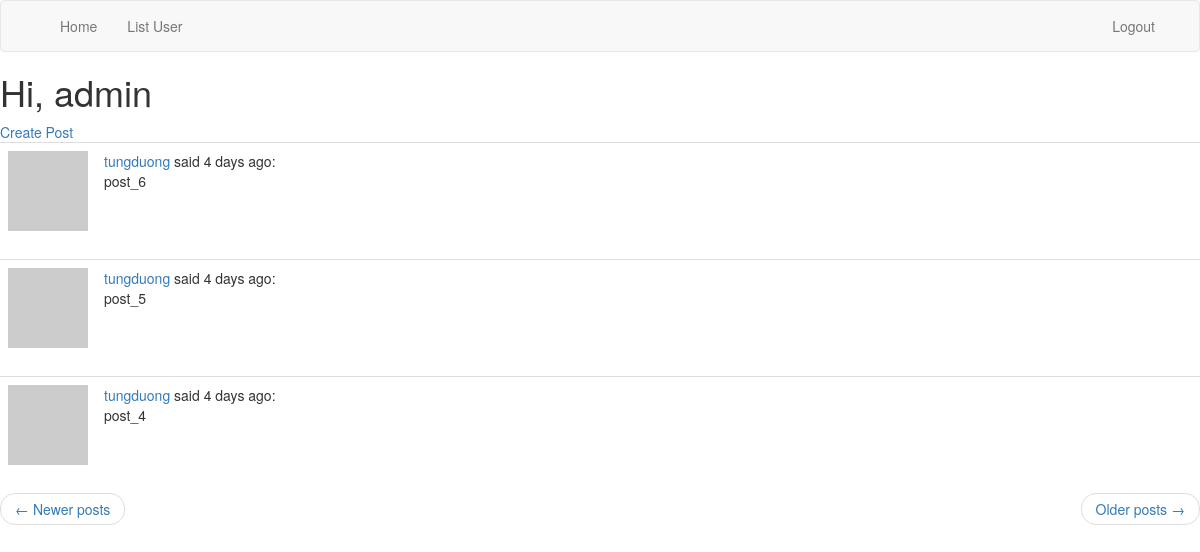
The page /index?page=2 (signed in) on the database its author committed.
### myblog/models.py (models this page shows, shortened)
class User(UserMixin, db.Model):
    id = db.Column(db.Integer, primary_key=True)
    username = db.Column(db.String(64), index=True, unique=True)
    email = db.Column(db.String(120), index=True, unique=True)
    password_hash = db.Column(db.String(128))
    posts = db.relationship('Post', backref='author', lazy='dynamic')
    def avatar(self, size):
        digest = md5(self.email.lower().encode('utf-8')).hexdigest()
        return 'https://www.gravatar.com/avatar/{}?d=identicon&s={}'.format(
            digest, size)
    about_me = db.Column(db.String(140))
    last_seen = db.Column(db.DateTime, default=datetime.utcnow)

class Post(db.Model):
    id = db.Column(db.Integer, primary_key=True)
    body = db.Column(db.String(140))
    timestamp = db.Column(db.DateTime, index=True, default=datetime.utcnow)
    user_id = db.Column(db.Integer, db.ForeignKey('user.id'))

### myblog/main/routes.py (the view)
@bp.route('/', methods=['GET', 'POST'])
@bp.route('/index', methods=['GET', 'POST'])
def index():
    page = request.args.get('page', 1, type=int)
    posts = Post.query.order_by(Post.timestamp.desc()).paginate(
        page, current_app.config['POSTS_PER_PAGE'], False)
    next_url = url_for('main.index', page=posts.next_num) \
        if posts.has_next else None
    prev_url = url_for('main.index', page=posts.prev_num) \
        if posts.has_prev else None
    return render_template("index.html", title='Home Page', posts=posts.items, next_url=next_url, prev_url=prev_url)

### myblog/main/routes.py (called while the page is built)
@bp.before_app_request
def before_request():
    if current_user.is_authenticated:
        current_user.last_seen = datetime.utcnow()
        db.session.commit()

### myblog/models.py (called while the page is built)
@login.user_loader
def load_user(id):
    return User.query.get(int(id))

### myblog/templates/index.html
{% extends "base.html" %}
{% block content %}
    <h1>Hi, {{ current_user.username }}</h1>
    {% if current_user.is_anonymous%}
    <p><a href="{{ url_for('auth.login') }}">Login</a> or
    <a href="{{ url_for('auth.register') }}">Register</a></p>
    {% else %}
    <a href="{{ url_for('posts.create_post') }}">Create Post</a>
    {% endif %}
    {% for post in posts %}
        {% include '_post.html' %}
    {% endfor %}
    <nav aria-label="...">
        <ul class="pager">
            <li class="previous{% if not prev_url %} disabled{% endif %}">
                <a href="{{ prev_url or '#' }}">
                    <span aria-hidden="true">←</span> Newer posts
                </a>
            </li>
            <li class="next{% if not next_url %} disabled{% endif %}">
                <a href="{{ next_url or '#' }}">
                    Older posts <span aria-hidden="true">→</span>
                </a>
            </li>
        </ul>
    </nav>
{% endblock %}

### myblog/templates/_post.html
    <table class="table table-hover">
        <tr>
            <td width="70px">
                <a href="{{ url_for('main.user', username=post.author.username) }}">
                    <img src="{{ post.author.avatar(70) }}" />
                </a>
            </td>
            <td>
                <a href="{{ url_for('main.user', username=post.author.username) }}">
                    {{ post.author.username }}
                </a>
                said {{ moment(post.timestamp).fromNow() }}:
                <br>
                {{ post.body }}
            </td>
        </tr>
    </table>

### rows shown on the page
User: username "admin"
Post: author.username "tungduong", timestamp "4 days ago", body "post_6"
Post: author.username "tungduong", timestamp "4 days ago", body "post_5"
Post: author.username "tungduong", timestamp "4 days ago", body "post_4"
